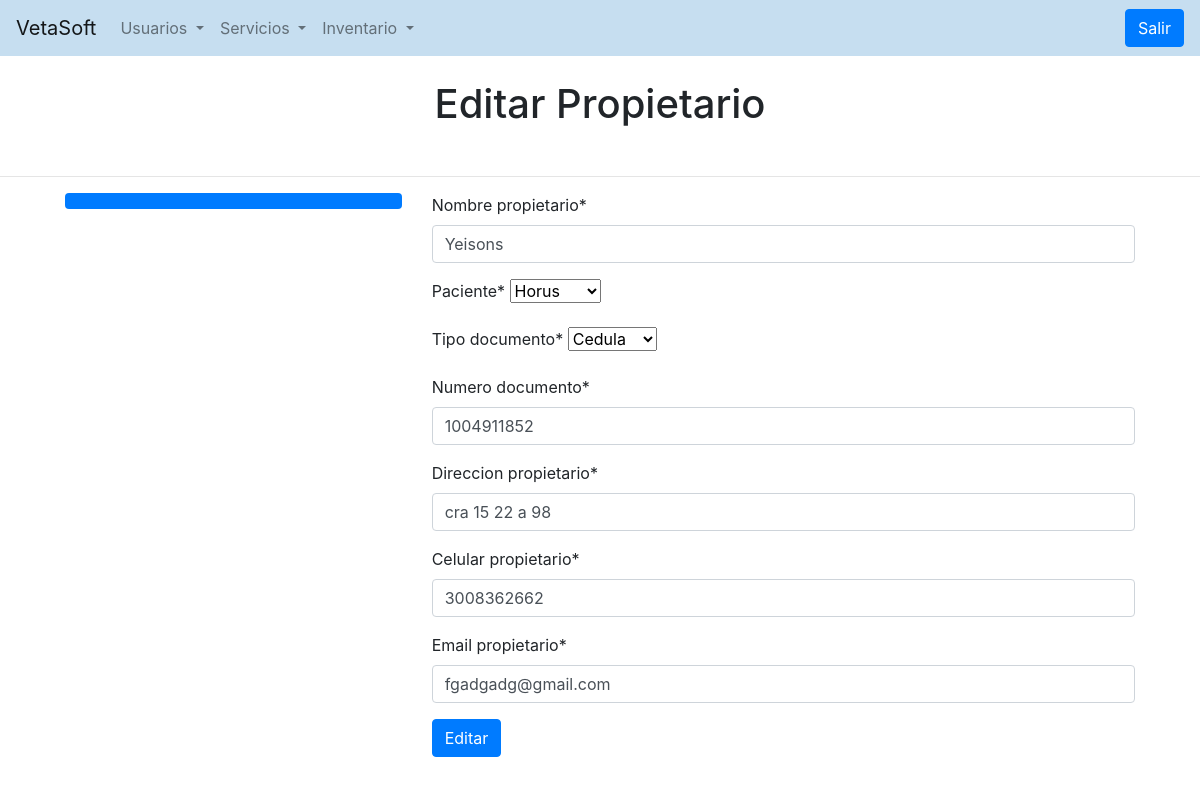
The app's page /moficar-propietario/1/ (signed in) with its own data.
### usuarios/models.py (models this page shows, shortened)
class propietario(models.Model):
    nombre_propietario = models.CharField(max_length=45, blank=False)
    paciente = models.ForeignKey(pacientes, on_delete=models.CASCADE)
    tipo_documento = models.ForeignKey(tipo_documento, on_delete=models.CASCADE)
    numero_documento = models.CharField(max_length=10, blank=False, unique=True, validators=[RegexValidator(r'^\d{1,10}$')])
    direccion_propietario = models.CharField(max_length=45, blank=False)
    celular_propietario = models.CharField(max_length=10, blank=False, unique=True, validators=[RegexValidator(r'^\d{1,10}$')] )
    email_propietario = models.EmailField(max_length=45, blank=False, unique=True)
    class Meta:
        verbose_name = "Propietario"
        verbose_name_plural = "Propietarios"

class tipo_documento(models.Model):
    tipo_documento = models.CharField(max_length=25, blank=False, unique=True)
    class Meta:
        verbose_name = "Tipo documento"
        verbose_name_plural = "Tipo documentos"
    def __str__(self):
        return self.tipo_documento

### usuarios/views.py (the view, shortened to what this page needs)
# urls.py: path('moficar-propietario/<id>/', views.modificar_propietario, name="modificar_propietario"),
@login_required
def modificar_propietario(request, id):
    propietarios = get_object_or_404(propietario, id=id)
    data = {"formu":FormularioPropietario(instance=propietarios)}
    return render(request, "registration/modificar_propietario.html", data)

### usuarios/forms.py
class FormularioPropietario(forms.ModelForm):
    class Meta:
        model = propietario
        fields = '__all__'

### usuarios/models.py (called while the page is built)
    def __str__(self):
        return self.nombre

### usuarios/templates/registration/modificar_propietario.html (shortened to what this page needs)
{% extends  'registration/base.html' %}
{% load crispy_forms_tags %}
{% block content %}
<br>
<center><h1>Editar Propietario</h1></center>
<br>
<hr style="width: 1200px;">
<div class="row" style="margin-left: 50px; margin-right: 50px;">
    <div class="col-4">
      <div class="nav flex-column nav-pills" id="v-pills-tab" role="tablist" aria-orientation="vertical">
        <a class="nav-link active" id="v-pills-home-tab" data-toggle="pill" href="#v-pills-home" role="tab" aria-controls="v-pills-home" aria-selected="true"></a>
        <a class="nav-link" id="v-pills-profile-tab" data-toggle="pill" href="#v-pills-profile" role="tab" aria-controls="v-pills-profile" aria-selected="false"></a>
      </div>
    </div>
    <div class="col-8">
      <div class="tab-content" id="v-pills-tabContent">
        <div class="tab-pane fade show active" id="v-pills-home" role="tabpanel" aria-labelledby="v-pills-home-tab"><form action="" method="POST">
          {{formu|crispy}}
        <button type="submit" class="btn btn-primary">Editar</button>
          </form></div>
      </div>
    </div>
  </div>
{% endblock %}

### records on screen
propietario: nombre_propietario "Yeisons", paciente "Horus", numero_documento "1004911852", direccion_propietario "cra 15 22 a 98", celular_propietario "3008362662", email_propietario "fgadgadg@gmail.com"
tipo_documento: tipo_documento "Cedula"
